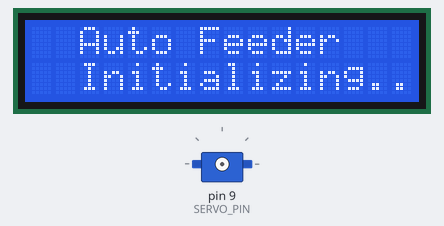
This program was run on a simulated Arduino Uno, built with avr-gcc and run on an emulated ATmega328P. Shown: 16×2 character LCD, servo. What the program prints to the serial monitor is not drawn.

Above: at 0.1 s.
At 2.3 s:
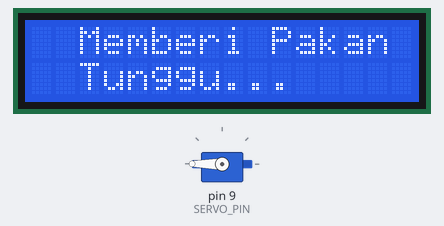
At 2.8 s:
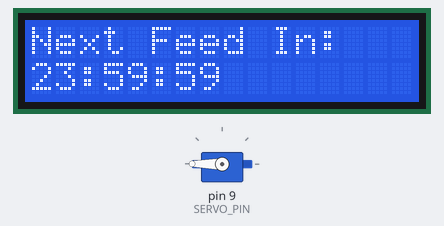
At 11.8 s:
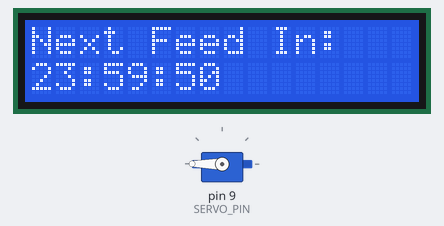
At 20.8 s:
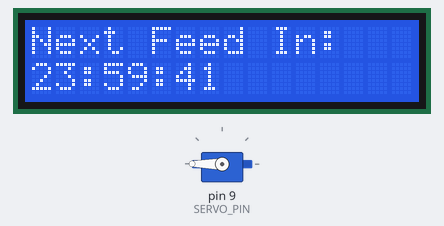
At 38.8 s:
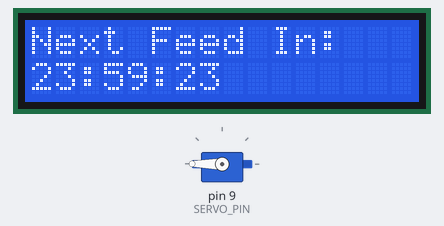

The program:

main.cpp
```cpp
#include <Arduino.h>
#include <Wire.h>
#include <LiquidCrystal_I2C.h>
#include <Servo.h>

// =============================================
// KONFIGURASI
// =============================================
#define SERVO_PIN     9
#define SERVO_OPEN    0    // sudut servo saat membuka (sesuaikan)
#define SERVO_CLOSE   180     // sudut servo saat menutup (sesuaikan)
#define FEEDING_DELAY 100  // durasi servo terbuka (ms)

// Interval pemberian pakan
// Untuk testing: ganti FEED_HOUR=0, FEED_MIN=1, FEED_SEC=0 (tiap 1 menit)
#define FEED_HOUR 23
#define FEED_MIN  59
#define FEED_SEC  59

// =============================================
// OBJEK
// =============================================
LiquidCrystal_I2C lcd(0x27, 16, 2);  // Coba 0x3F jika 0x27 tidak jalan
Servo feederServo;

// =============================================
// VARIABEL
// Hanya countdown — satu sumber kebenaran.
// Nilai max: cdSec=59, cdMin=59, cdHour=23 → selalu kecil, aman selamanya.
// =============================================
unsigned long prevMillis = 0;

uint8_t cdHour = FEED_HOUR;  // 0–23
uint8_t cdMin  = FEED_MIN;   // 0–59
uint8_t cdSec  = FEED_SEC;   // 0–59

// =============================================
// FUNGSI
// =============================================

void printTwoDigit(uint8_t val) {
    if (val < 10) lcd.print('0');
    lcd.print(val);
}

void updateLCD() {
    lcd.setCursor(0, 0);
    lcd.print("Next Feed In:   ");
    lcd.setCursor(0, 1);
    printTwoDigit(cdHour);
    lcd.print(':');
    printTwoDigit(cdMin);
    lcd.print(':');
    printTwoDigit(cdSec);
    lcd.print("     ");
}

void showFeedingMessage() {
    lcd.clear();
    lcd.setCursor(0, 0);
    lcd.print("  Memberi Pakan ");
    lcd.setCursor(0, 1);
    lcd.print("  Tunggu...     ");
}

void resetCountdown() {
    cdHour = FEED_HOUR;
    cdMin  = FEED_MIN;
    cdSec  = FEED_SEC;
}

void feedFish() {
    showFeedingMessage();

    feederServo.write(SERVO_OPEN);
    delay(FEEDING_DELAY);
    feederServo.write(SERVO_CLOSE);
    delay(500);

    resetCountdown();
    updateLCD();

    Serial.println(">> Pakan diberikan! Countdown direset.");
}

// Turunkan countdown 1 detik.
// Jika sudah 00:00:00 saat fungsi dipanggil → saatnya feed.
void tickCountdown() {
    // Cek apakah countdown sudah habis
    if (cdHour == 0 && cdMin == 0 && cdSec == 0) {
        feedFish();
        return;
    }

    // Kurangi 1 detik dengan cascading
    if (cdSec > 0) {
        cdSec--;
    } else {
        cdSec = 59;
        if (cdMin > 0) {
            cdMin--;
        } else {
            cdMin = 59;
            cdHour--;  // aman karena sudah dicek cdHour > 0 di atas
        }
    }

    updateLCD();

    // Debug Serial Monitor
    Serial.print("CD: ");
    Serial.print(cdHour); Serial.print(":");
    Serial.print(cdMin);  Serial.print(":");
    Serial.println(cdSec);
}

// =============================================
// SETUP
// =============================================
void setup() {
    Serial.begin(9600);

    lcd.init();
    lcd.backlight();
    lcd.clear();
    lcd.setCursor(0, 0);
    lcd.print("  Auto Feeder   ");
    lcd.setCursor(0, 1);
    lcd.print("  Initializing..");
    delay(2000);

    feederServo.attach(SERVO_PIN);

    feedFish();  // Beri pakan sekali saat startup untuk memastikan semuanya bekerja, lalu reset countdown.

    feederServo.write(SERVO_CLOSE);

    prevMillis = millis();
    updateLCD();

    Serial.println("Auto Fish Feeder Started");
}

// =============================================
// LOOP
// =============================================
void loop() {
    unsigned long currentMillis = millis();

    if (currentMillis - prevMillis >= 1000UL) {
        prevMillis += 1000UL;
        tickCountdown();
    }
}
```

Measured:
- what the display in image 1 shows lasts 0.7 s, from 2.1 s to 2.8 s
- what the display in image 3 shows lasts 1.0 s, from 11.8 s to 12.8 s
